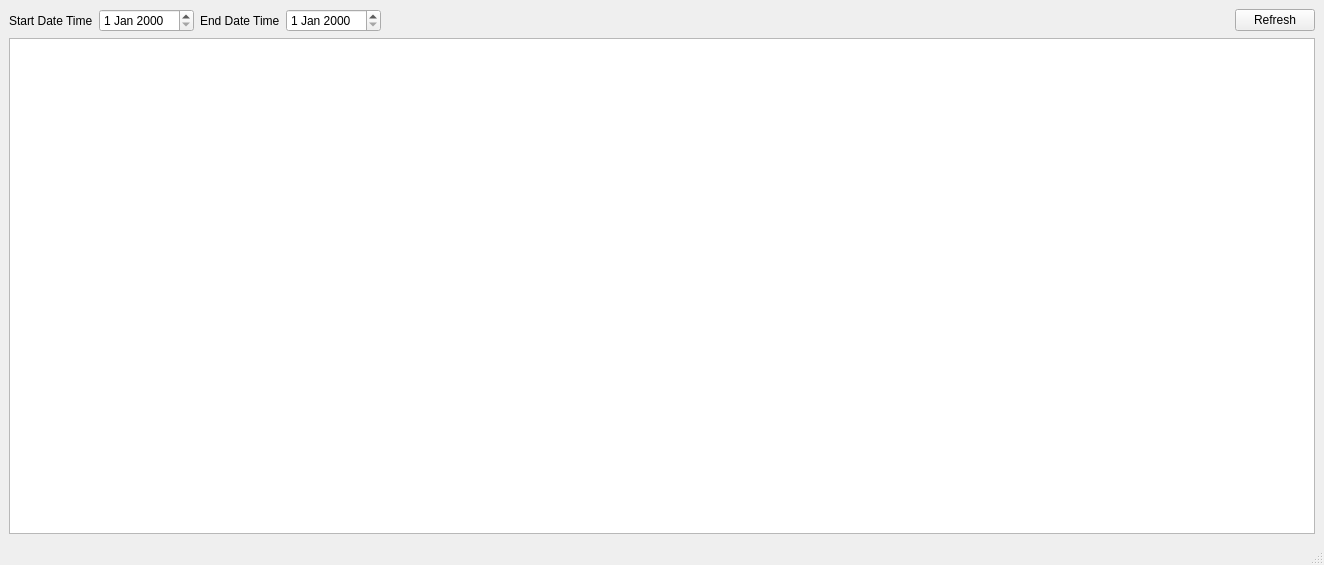
<?xml version="1.0" encoding="UTF-8"?>
<ui version="4.0">
 <class>MainWindow</class>
 <widget class="QMainWindow" name="MainWindow">
  <property name="geometry">
   <rect>
    <x>0</x>
    <y>0</y>
    <width>1324</width>
    <height>565</height>
   </rect>
  </property>
  <property name="windowTitle">
   <string>MainWindow</string>
  </property>
  <widget class="QWidget" name="centralwidget">
   <layout class="QVBoxLayout" name="verticalLayout">
    <item>
     <layout class="QHBoxLayout" name="horizontalLayout_3">
      <item>
       <layout class="QHBoxLayout" name="horizontalLayout">
        <item>
         <widget class="QLabel" name="label">
          <property name="text">
           <string>Start Date Time</string>
          </property>
         </widget>
        </item>
        <item>
         <widget class="QDateEdit" name="startDateEdit"/>
        </item>
       </layout>
      </item>
      <item>
       <layout class="QHBoxLayout" name="horizontalLayout_2">
        <item>
         <widget class="QLabel" name="label_2">
          <property name="text">
           <string>End Date Time</string>
          </property>
         </widget>
        </item>
        <item>
         <widget class="QDateEdit" name="endDateEdit"/>
        </item>
       </layout>
      </item>
      <item>
       <spacer name="horizontalSpacer">
        <property name="orientation">
         <enum>Qt::Horizontal</enum>
        </property>
        <property name="sizeHint" stdset="0">
         <size>
          <width>40</width>
          <height>20</height>
         </size>
        </property>
       </spacer>
      </item>
      <item>
       <widget class="QPushButton" name="refreshPushButton">
        <property name="text">
         <string>Refresh</string>
        </property>
       </widget>
      </item>
     </layout>
    </item>
    <item>
     <widget class="QTableView" name="tableView"/>
    </item>
   </layout>
  </widget>
  <widget class="QMenuBar" name="menubar">
   <property name="geometry">
    <rect>
     <x>0</x>
     <y>0</y>
     <width>1324</width>
     <height>21</height>
    </rect>
   </property>
  </widget>
  <widget class="QStatusBar" name="statusbar"/>
 </widget>
 <resources/>
 <connections/>
</ui>
